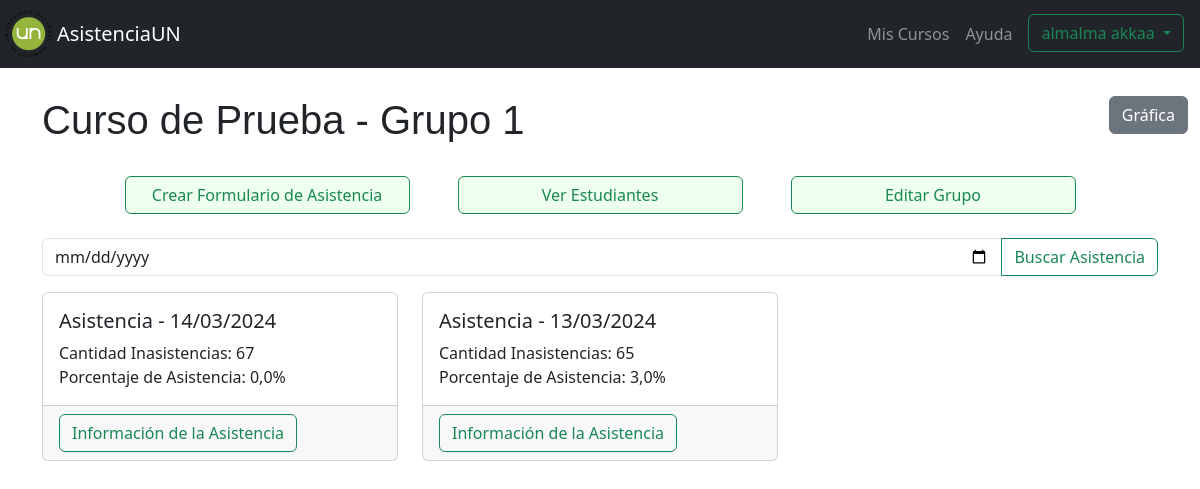
Before: /informacion_curso/21/ (signed in) with the older database file.
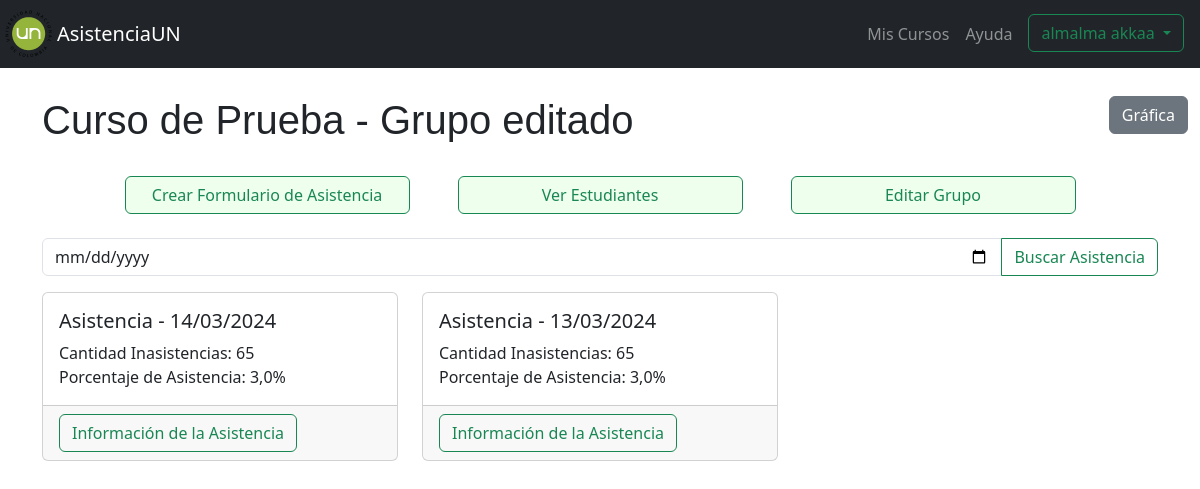
After: the same page with the newer database file.
### myapp/models.py (models this page shows)
class Grupos(models.Model):
    id_grupo = models.AutoField(primary_key=True)
    nombre_grupo = models.CharField(max_length=100, null=False)
    curso_grupo = models.ForeignKey(Cursos, on_delete=models.CASCADE)
    estudiantes_grupo = models.ManyToManyField(Estudiantes, through='Inscripcion')

class Asistencia(models.Model):
    id_asistencia = models.AutoField(primary_key=True)
    fecha_asistencia = models.DateField(null=False)
    activa = models.BooleanField(default=False)
    grupo = models.ForeignKey(Grupos, on_delete=models.CASCADE)

class Cursos(models.Model):
    id_curso = models.AutoField(primary_key=True)
    nombre_curso = models.CharField(max_length=100, null=False)
    anio_curso = models.IntegerField(null=False)
    semestre_curso = models.CharField(max_length=2, null=False, choices=[('1S', '1S'), ('2S', '2S')])
    fecha_creacion_curso = models.DateTimeField(auto_now_add=True)
    profesor_curso = models.ForeignKey(Profesores, on_delete=models.CASCADE)

### myapp/views.py (the view)
# urls.py: path('informacion_curso/<int:grupo>/', views.informacion_curso,name="informacion_curso"),
@login_required
def informacion_curso(request, grupo):
    if  'profesor_id' in request.session:
        profesor = Profesores.objects.get(id=request.session['profesor_id'])
        if Grupos.objects.filter(id_grupo=grupo).exists():
            grupo = Grupos.objects.get(id_grupo=grupo)
            listar_asistencia= informacion_asistencia_grupo.informacion_listado_asistencia(grupo.id_grupo)
            datos= listar_asistencia.ejecutar()
            if request.method == 'POST':
                if 'VerEstudiantes' in request.POST:
                    return redirect('listar_estudiantes_curso',grupo=grupo.id_grupo)
                elif 'crearAsistencia' in request.POST:
                    fecha = request.POST.get('fecha')
                    asistencia= Asistencia.objects.create(
                        fecha_asistencia=fecha,
                        grupo=grupo
                    )
                    asistencia_estudiante= Asistencia_estudiante.objects.bulk_create([Asistencia_estudiante(asistencia=asistencia,estudiante=estudiante) for estudiante in grupo.estudiantes_grupo.filter(inscripcion__estado=True)])
                elif 'actualizar_grupo' in request.POST:
                    try:
                        nuevo_nombre_grupo = request.POST.get('nuevo_nombre_grupo')
                        grupo.nombre_grupo = nuevo_nombre_grupo
                        grupo.save()
                        return redirect('informacion_curso', grupo=grupo.id_grupo)
                    except Exception as e:
                        print(e)
                        return redirect('informacion_curso', grupo=grupo.id_grupo)
                elif 'eliminar_grupo' in request.POST:
                    print('eliminar')
                    try:
                        grupo.delete()
                        return redirect('cursos_estudiantes')
                    except Exception as e:
                        print(e)
                        return redirect('cursos_estudiantes')
                for i in datos:
                    if f'info_{i[0].id_asistencia}' in request.POST:
                        try:
                            return redirect('tomar_asistencia',  asistencia=i[0].id_asistencia)
                        except Exception as e:
                            print(e)
                            return render(request, 'profesores/informacion_curso.html', {'grupo': grupo,'profesor': profesor, 'asistencias': datos})
            else:
                return render(request, 'profesores/informacion_curso.html', {'grupo': grupo,'profesor': profesor, 'asistencias': datos})
        else:
            return redirect('cursos_estudiantes')
    else:
        return redirect('index')

### myapp/funciones/informacion_asistencia_grupo.py (called while the page is built)
    def listar_asistencia(self):
        asistencias = Asistencia.objects.filter(grupo=self.id_grupo).order_by('-fecha_asistencia')
        return asistencias

    def info_asistencia(self, asistencias):
        datos = []
        for asistencia in asistencias:
            asistencia_estudiante = Asistencia_estudiante.objects.filter(asistencia=asistencia, registro_Asistencia=False)
            cantidad_total_inasistencia = asistencia_estudiante.count()
            asistencia_estudiante = Asistencia_estudiante.objects.filter(asistencia=asistencia)
            cantidad_total_estudiantes = asistencia_estudiante.count()
            if cantidad_total_estudiantes == 0:
                porcentaje_asistencia = 100
            else:
                porcentaje_asistencia = round(((cantidad_total_estudiantes - cantidad_total_inasistencia) / cantidad_total_estudiantes) * 100,1)
            datos.append((asistencia,cantidad_total_inasistencia,porcentaje_asistencia))
        return datos

    def ejecutar(self):
        asistencia= self.listar_asistencia()
        datos= self.info_asistencia(asistencia)
        return datos

### myapp/templates/profesores/informacion_curso.html (shortened to what this page needs)
{% extends "profesores/format.html" %}
{% block content %}
<div class="container mt-5 pt-5">
    <button type="button" class="btn btn-secondary btn-mostrar-grafica" data-bs-toggle="modal"
        data-bs-target="#exampleModal">
        Gr&aacute;fica
    </button>
    <h1 class="pb-4">{{grupo.curso_grupo.nombre_curso}} - Grupo {{grupo.nombre_grupo}}</h1>
    <form method="POST">
        <div class="row pb-4 d-flex justify-content-center">
            <button type="button" class="col-3 mr-4 btn btn-outline-success btn-tomar-asistencia" data-bs-toggle="modal"
                data-bs-target="#crearFormularioAsistenciaModal">
                Crear Formulario de Asistencia
            </button>
            <button class="col-3 mr-4 ml-4 btn btn-outline-success btn-tomar-asistencia" type="submit"
                name="VerEstudiantes">Ver Estudiantes</button>
            <button type="button" class="col-3 ml-4 btn btn-outline-success btn-tomar-asistencia" data-bs-toggle="modal"
                data-bs-target="#editarCursoModal">
                Editar Grupo
            </button>
        </div>
    </form>
    <div class="input-group mb-3">
        <input type="date" class="form-control" aria-label="Search" aria-describedby="search-button">
        <div class="input-group-append">
            <button class="btn btn-outline-success" type="button" id="search-button">Buscar Asistencia</button>
        </div>
    </div>
    <div class="row">
        {% if asistencias%}
        {% for asistencia in asistencias %}
        <div class="col-md-4">
            <form method="POST">
                <div class="card mb-4">
                    <div class="card-body">
                        <h5 class="card-title">Asistencia - {{ asistencia.0.fecha_asistencia|date:"d/m/Y" }}</h5>
                        <p class="card-text">
                            Cantidad Inasistencias: {{ asistencia.1 }} <br>
                            Porcentaje de Asistencia: {{ asistencia.2 }}%
                        </p>
                    </div>
                    <div class="card-footer">
                        <button type="submit" class="btn btn-outline-success" name="info_{{asistencia.0.id_asistencia}}">Información de la Asistencia</button>
                    </div>
                </div>
            </form>
        </div>
        {% endfor %}
        {% endif %}
    </div>
</div>
{% endblock %}

Changed rows visible on the page:
changed Grupos "Curso de Prueba": nombre_grupo "1" → "editado"
changed Asistencia (number 1 of 2 on the later page): asistencia "67" → "65"; asistencia "0,0" → "3,0"
